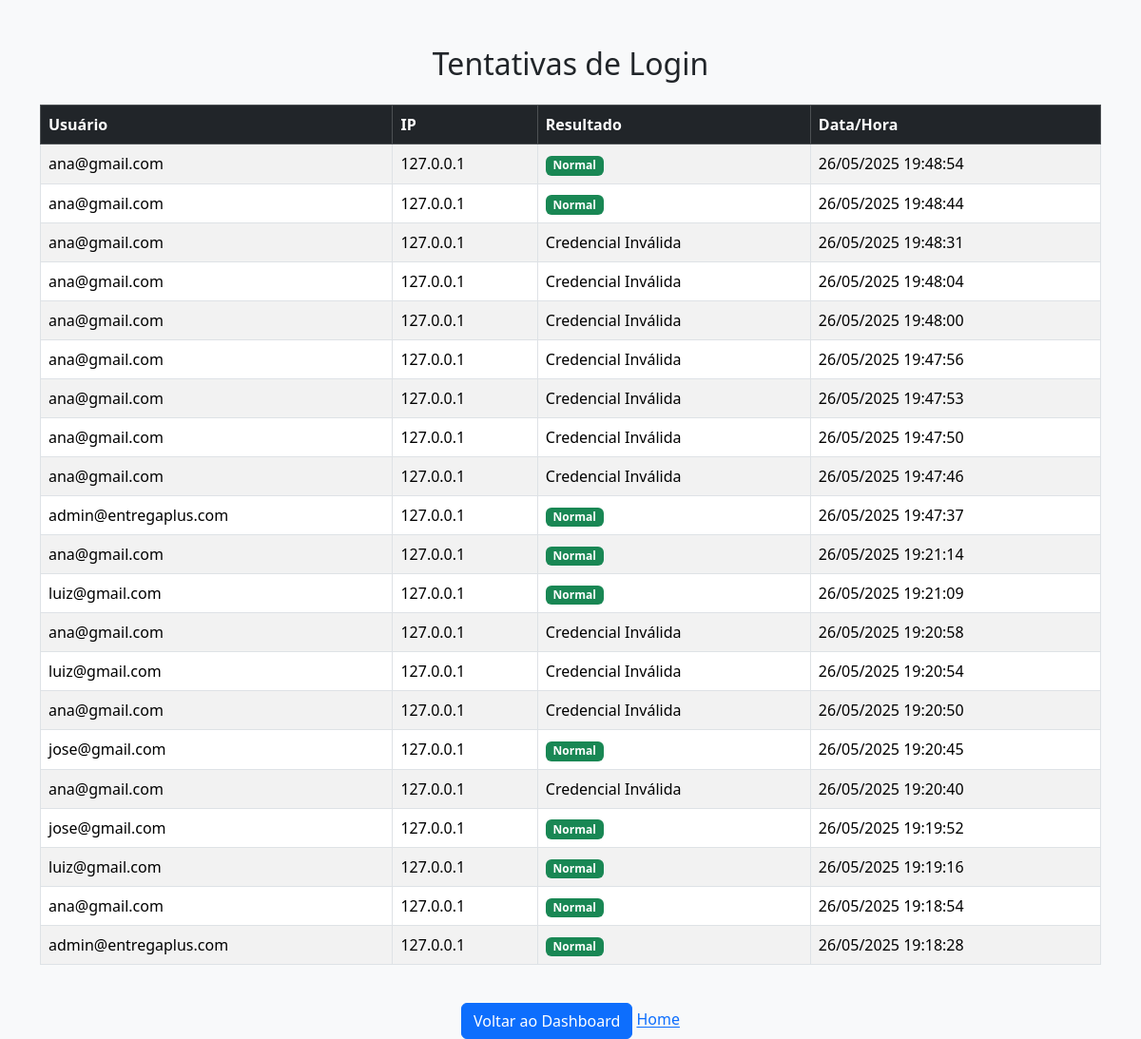
The page /tentativas (signed in) on the database its author committed.
### app/models.py (models this page shows)
class TentativaLogin(db.Model):
    __tablename__ = 'tentativas_login'
    id = db.Column(db.Integer, primary_key=True)
    usuario = db.Column(db.String(100), nullable=False)
    ip = db.Column(db.String(100))
    horario = db.Column(db.DateTime, default=horario_brasilia)
    resultado = db.Column(db.String(30), nullable=False)
    timestamp = db.Column(db.DateTime, default=horario_brasilia)

### app/routes.py (the view)
@main.route('/tentativas')
@login_required
def ver_tentativas():
    if current_user.email != "admin@entregaplus.com":
        flash("Acesso restrito!", "danger")
        return redirect(url_for("main.dashboard"))
    tentativas = TentativaLogin.query.order_by(TentativaLogin.timestamp.desc()).limit(50).all()
    return render_template("tentativas.html", tentativas=tentativas)

### app/__init__.py (called while the page is built)
def create_app():
    app = Flask(__name__)
    app.config['SECRET_KEY'] = 'sua_chave_secreta' # Define a chave secreta da aplicação
    basedir = os.path.abspath(os.path.dirname(__file__))
    app.config['SQLALCHEMY_DATABASE_URI'] = 'sqlite:///' + os.path.join(basedir, 'database', 'entregaplus.db') # Configura o caminho do banco de dados SQLite
    db.init_app(app)
    login_manager.init_app(app)
    from .models import User
    @login_manager.user_loader
    def load_user(user_id):
        return User.query.get(int(user_id))
    from .routes import main
    app.register_blueprint(main)
    return app

### app/templates/tentativas.html (shortened to what this page needs)
<!DOCTYPE html>
<html lang="pt-br">
<head>
    <link href="https://cdn.jsdelivr.net/npm/bootstrap@5.3.2/dist/css/bootstrap.min.css" rel="stylesheet">
</head>
<body class="bg-light">
    <div class="container mt-5">
        <h2 class="mb-4 text-center">Tentativas de Login</h2>
        <div class="table-responsive">
            <table class="table table-bordered table-hover table-striped align-middle">
                <thead class="table-dark">
                    <tr>
                        <th scope="col">Usuário</th>
                        <th scope="col">IP</th>
                        <th scope="col">Resultado</th>
                        <th scope="col">Data/Hora</th>
                    </tr>
                </thead>
                <tbody>
                    {% for tentativa in tentativas %}
                    <tr>
                        <td>{{ tentativa.usuario }}</td>
                        <td>{{ tentativa.ip }}</td>
                        <td>
                            {% if tentativa.resultado == 'Normal' %}
                                <span class="badge bg-success">Normal</span>
                            {% elif tentativa.resultado == 'Suspeito' %}
                                <span class="badge bg-warning text-dark">Suspeito</span>
                            {% elif tentativa.resultado == 'Tentativa de Invasão' %}
                                <span class="badge bg-danger">Tentativa de Invasão</span>
                            {% else %}
                                {{ tentativa.resultado }}
                            {% endif %}
                        </td>
                        <td>{{ tentativa.timestamp.strftime('%d/%m/%Y %H:%M:%S') }}</td>
                    </tr>
                    {% endfor %}
                </tbody>
            </table>
        </div>
        <div class="text-center mt-4">
            <a href="{{ url_for('main.dashboard') }}" class="btn btn-primary">Voltar ao Dashboard</a>
            <a href="{{ url_for('main.home') }}">Home</a></li>
        </div>
    </div>
</body>
</html>

### rows shown on the page
TentativaLogin: usuario "ana@gmail.com", ip "127.0.0.1", resultado "Normal", timestamp "26/05/2025 19:48:54"
TentativaLogin: usuario "ana@gmail.com", ip "127.0.0.1", resultado "Normal", timestamp "26/05/2025 19:48:44"
TentativaLogin: usuario "ana@gmail.com", ip "127.0.0.1", resultado "Credencial Inválida", timestamp "26/05/2025 19:48:31"
TentativaLogin: usuario "ana@gmail.com", ip "127.0.0.1", resultado "Credencial Inválida", timestamp "26/05/2025 19:48:04"
TentativaLogin: usuario "ana@gmail.com", ip "127.0.0.1", resultado "Credencial Inválida", timestamp "26/05/2025 19:48:00"
TentativaLogin: usuario "ana@gmail.com", ip "127.0.0.1", resultado "Credencial Inválida", timestamp "26/05/2025 19:47:56"
TentativaLogin: usuario "ana@gmail.com", ip "127.0.0.1", resultado "Credencial Inválida", timestamp "26/05/2025 19:47:53"
TentativaLogin: usuario "ana@gmail.com", ip "127.0.0.1", resultado "Credencial Inválida", timestamp "26/05/2025 19:47:50"
TentativaLogin: usuario "ana@gmail.com", ip "127.0.0.1", resultado "Credencial Inválida", timestamp "26/05/2025 19:47:46"
TentativaLogin: usuario "admin@entregaplus.com", ip "127.0.0.1", resultado "Normal", timestamp "26/05/2025 19:47:37"
TentativaLogin: usuario "ana@gmail.com", ip "127.0.0.1", resultado "Normal", timestamp "26/05/2025 19:21:14"
TentativaLogin: usuario "luiz@gmail.com", ip "127.0.0.1", resultado "Normal", timestamp "26/05/2025 19:21:09"
TentativaLogin: usuario "ana@gmail.com", ip "127.0.0.1", resultado "Credencial Inválida", timestamp "26/05/2025 19:20:58"
TentativaLogin: usuario "luiz@gmail.com", ip "127.0.0.1", resultado "Credencial Inválida", timestamp "26/05/2025 19:20:54"
TentativaLogin: usuario "ana@gmail.com", ip "127.0.0.1", resultado "Credencial Inválida", timestamp "26/05/2025 19:20:50"
TentativaLogin: usuario "jose@gmail.com", ip "127.0.0.1", resultado "Normal", timestamp "26/05/2025 19:20:45"
TentativaLogin: usuario "ana@gmail.com", ip "127.0.0.1", resultado "Credencial Inválida", timestamp "26/05/2025 19:20:40"
TentativaLogin: usuario "jose@gmail.com", ip "127.0.0.1", resultado "Normal", timestamp "26/05/2025 19:19:52"
TentativaLogin: usuario "luiz@gmail.com", ip "127.0.0.1", resultado "Normal", timestamp "26/05/2025 19:19:16"
TentativaLogin: usuario "ana@gmail.com", ip "127.0.0.1", resultado "Normal", timestamp "26/05/2025 19:18:54"
TentativaLogin: usuario "admin@entregaplus.com", ip "127.0.0.1", resultado "Normal", timestamp "26/05/2025 19:18:28"
